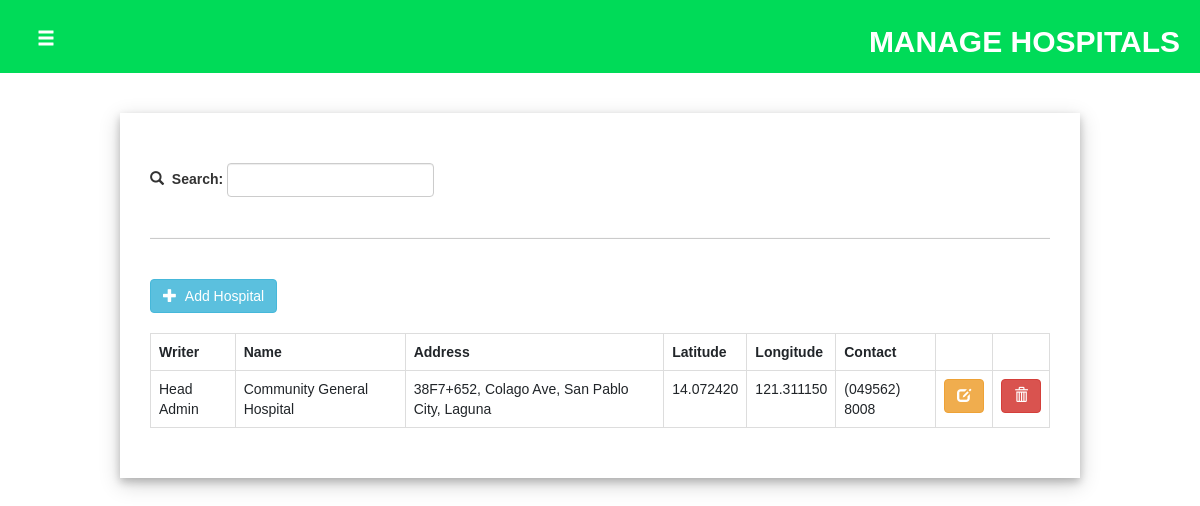
The page /adminside/hospitals/hospitals.php (signed in) on the database its author committed.
### tables this page shows
CREATE TABLE `tbl_hospitals` (
  `id` int(11) NOT NULL,
  `admin_id` int(11) NOT NULL,
  `fld_name` varchar(255) DEFAULT NULL,
  `fld_address` varchar(255) DEFAULT NULL,
  `fld_latitude` varchar(255) DEFAULT NULL,
  `fld_longitude` varchar(255) DEFAULT NULL,
  `fld_contact` varchar(255) DEFAULT NULL,
  `fld_mainimage` varchar(1000) DEFAULT NULL
);

### adminside/hospitals/hospitals.php (the view, shortened to what this page needs)
<?php
    include("../navbar.php");
    include("../connect.php");
?>
<!DOCTYPE html>
<html lang="en">
<head>
    <link rel="stylesheet" href="hospitalstyle.css">
</head>
<body>
<div class="header" id="headercontainer">
            <button type="button" class="btn btn-dark btn-lg" id="btn_menu"><span class="glyphicon glyphicon-menu-hamburger"></span></button>
            <h2 id="headertitle">MANAGE HOSPITALS</h2>
        </div>
    <div id="container">
        <br><br>
        <div class='hospitalsdiv'>
            <br>
            <div class="searchdiv">
                <form action="hospitals.php" method="get">
                    <table>
                        <tr>
                            <td style="padding-top: 3px;"><span class="glyphicon glyphicon-search"></span>&nbsp;&nbsp;<label> Search: </label>&nbsp;</td>
                            <td><input type="text" class="form-control" name="search_name" onchange="this.form.submit()"> </td>
                        </tr>
                    </table>
                </form>
            </div>
            <br><hr><br>
            <div id="addbtndiv">
                <button type="button" class="btn btn-info" id="btn_add_hospital"><span class="glyphicon glyphicon-plus"></span> &nbsp;Add Hospital</button>&nbsp;
            </div>
            <table class='table table-bordered'>
                <?php
                if($admintype != "Head Admin"){
                    if(isset($_GET["search_name"])){
                        $result =  $conn->query("select * from tbl_hospitals where admin_id like '$admin_id' and fld_name like '$_GET[search_name]%'");
                    }else{
                        $result = $conn->query("select * from tbl_hospitals where admin_id like '$admin_id'");
                    }
                    echo "<tr>
                    <th>Name</th><th>Address</th><th>Latitude</th><th>Longitude</th><th>Contact</th><th></th><th></th>
                    </tr>";
                    while($row = $result->fetch_assoc()){
                        echo "<tr>
                        <td>$row[fld_name]</td>
                        <td>$row[fld_address]</td>
                        <td>$row[fld_latitude]</td>
                        <td>$row[fld_longitude]</td>
                        <td>$row[fld_contact]</td>
                        <td style='text-align:center;'><button type='button' class='btn btn-warning' onclick=edit('$row[id]')><span class='glyphicon glyphicon-edit'></span></button></td>
                        <td style='text-align:center;'><button type='button' class='btn btn-danger' onclick=del('$row[id]')><span class='glyphicon glyphicon-trash'></span></button></td>
                        </tr>";
                    }
                }else{
                    if(isset($_GET["search_name"])){
                        $result =  $conn->query("select tbl_admin.fld_name as admin_name, tbl_hospitals.id, tbl_hospitals.fld_name as hospital_name, tbl_hospitals.fld_address, tbl_hospitals.fld_latitude, tbl_hospitals.fld_longitude, tbl_hospitals.fld_contact from tbl_hospitals, tbl_admin where tbl_hospitals.admin_id = tbl_admin.id and (tbl_hospitals.fld_name like '$_GET[search_name]%' or tbl_admin.fld_name like '$_GET[search_name]%')");
                    }else{
                        $result = $conn->query("select tbl_admin.fld_name as admin_name, tbl_hospitals.id, tbl_hospitals.fld_name as hospital_name, tbl_hospitals.fld_address, tbl_hospitals.fld_latitude, tbl_hospitals.fld_longitude, tbl_hospitals.fld_contact from tbl_hospitals, tbl_admin where tbl_hospitals.admin_id = tbl_admin.id");
                    }
                    echo "<tr>
                    <th>Writer</th><th>Name</th><th>Address</th><th>Latitude</th><th>Longitude</th><th>Contact</th><th></th><th></th>
                    </tr>";
                    while($row = $result->fetch_assoc()){
                        echo "<tr>
                        <td>$row[admin_name]</td>
                        <td>$row[hospital_name]</td>
                        <td>$row[fld_address]</td>
                        <td>$row[fld_latitude]</td>
                        <td>$row[fld_longitude]</td>
                        <td>$row[fld_contact]</td>
                        <td style='text-align:center;'><button type='button' class='btn btn-warning' onclick=edit('$row[id]')><span class='glyphicon glyphicon-edit'></span></button></td>
                        <td style='text-align:center;'><button type='button' class='btn btn-danger' onclick=del('$row[id]')><span class='glyphicon glyphicon-trash'></span></button></td>
                        </tr>";
                    }
                }
                ?>
            </table>
        </div>
    </div>
</body>
</html>

### adminside/hospitals/hospitalstyle.css (style rules this page uses)
body { background-color: white; }
#container { height:auto; }
#headercontainer { width: 100%; background-color: #00DB58; color: white; padding: 5px; padding-left: 20px; padding-right: 20px; overflow: hidden; }
#btn_menu { float: left; background-color: transparent; transform: translateY(25%); }
#headertitle { float: right; font-weight: bold; }
#addbtndiv { padding-bottom: 20px; }
.hospitalsdiv { background-color: white; padding: 30px; margin-top: 20px; margin-bottom: 20px; margin: 0 auto; width: 80%; box-shadow: 0 4px 8px 0 rgba(0, 0, 0, 0.2), 0 6px 20px 0 rgba(0, 0, 0, 0.19); overflow: auto; }

### adminside/navbar.php (style rules this page uses)
body { margin: 0; font-family: Arial, Helvetica, sans-serif; }

### rows shown on the page
tbl_hospitals: admin.fld_name "Head Admin", fld_name "Community General Hospital", fld_address "38F7+652, Colago Ave, San Pablo City, Laguna", fld_latitude "14.072420", fld_longitude "121.311150", fld_contact "(049562) 8008"
